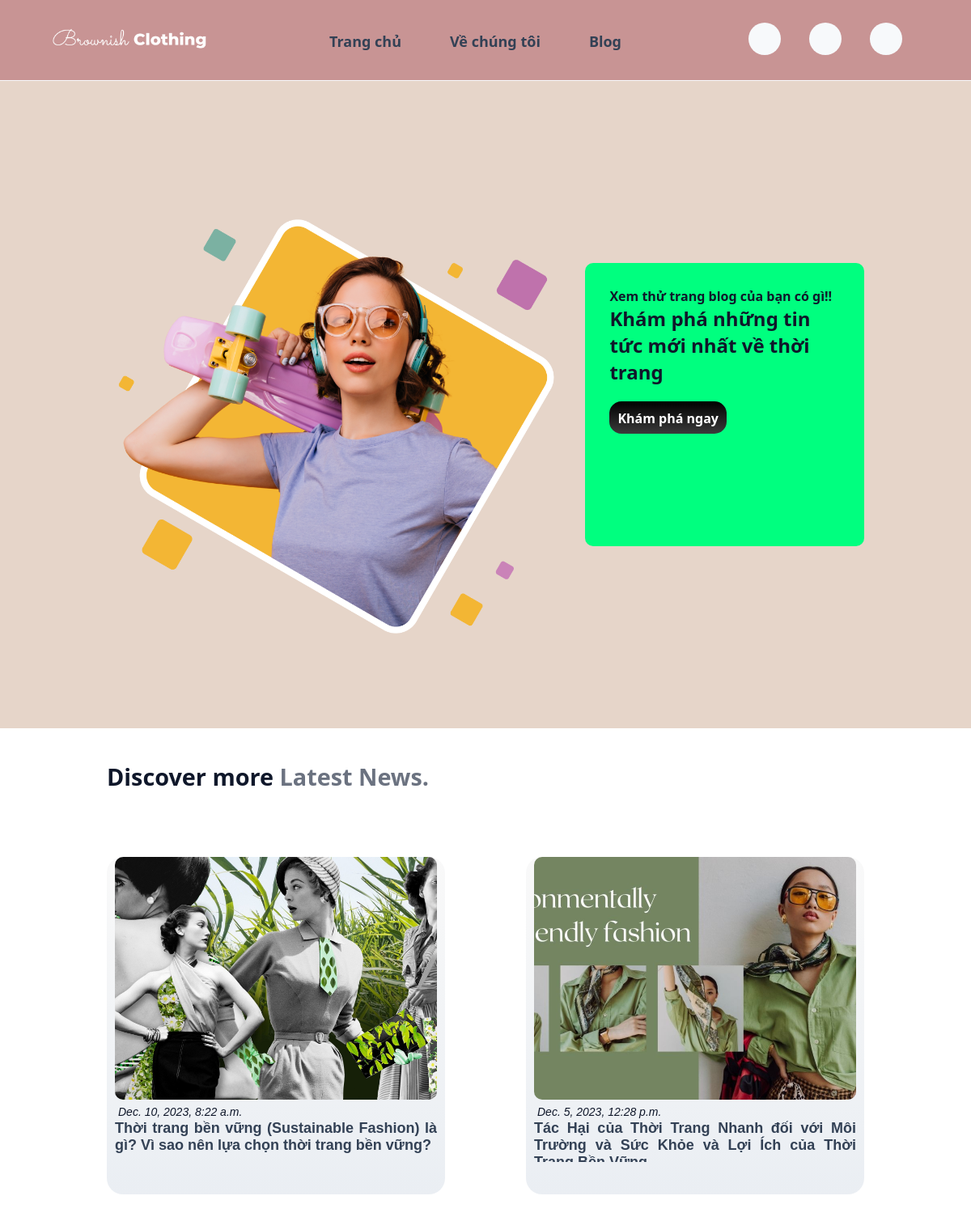
Screenshot of /blog/ with the database file from the repository.
### interface/models.py (models this page shows)
class Blog(models.Model):
    timestamp = models.DateTimeField(auto_now_add=True)
    title = models.CharField(max_length=200)
    title1 = models.CharField(max_length=200, null=True, blank=True)
    title2 = models.CharField(max_length=200, null=True, blank=True)
    title3 = models.CharField(max_length=200, null=True, blank=True)
    creator = models.CharField(max_length=50)
    content = models.TextField()
    content1 = models.TextField(null=True, blank=True)
    content2 = models.TextField(null=True, blank=True)
    content3 = models.TextField(null=True, blank=True)
    image = models.ImageField(null=True, upload_to="images/")
    image_1 = models.ImageField(null=True, upload_to="images/", blank=True)
    image_2 = models.ImageField(null=True, upload_to="images/", blank=True)
    image_3 = models.ImageField(null=True, upload_to="images/", blank=True)
    modified_timestamp = models.DateTimeField(auto_now_add=True, null=True, blank=True)
    description = models.CharField(max_length=500,null=True, blank=True)
    meta_description =  models.CharField(max_length=200, null=True, blank=True)

### interface/views.py (the view)
# urls.py: 2. Add a URL to urlpatterns:  path('blog/', include('blog.urls'))
def blog(request):
    blogs = Blog.objects.all().order_by('-timestamp')
    return render(request, "interface/blog.html", {
      "blogs": blogs,
    })

### interface/templates/interface/blog.html (shortened to what this page needs)
{% extends "interface/layout.html" %}
{% load static %}
{% block body %}
    <section class="home">
        <div class="home-img"><img src="{% static 'interface/images/home_image.png' %}" alt="Home Image"></div>
        <div class="home-text">
            <h4>Xem thử trang blog của bạn có gì!!</h4>
            <h1>Khám phá những tin tức mới nhất về thời trang</h1>
            <a href="#news_view" class="btn">Khám phá ngay</a>
        </div>
    </section>
    <section>
        <div id="news_view" class="middle-text">
            <h2 >Discover more <span>Latest News.</span></h2>
        </div>
    </section>
    <section class="blog-container">
        {% for blog in blogs %}
          <div class="block">
            <div>
                <img src="{{blog.image.url}}">
                <p class="timestamp">{{blog.timestamp}}</p>
                <a href="{% url 'blog_view' blog.pk %}"><p class="title">{{blog.title}}</p></a>
            </div>
          </div>
        {% endfor %}
    </section>
{% endblock %}

### interface/static/interface/styles.css (style rules this page uses)
* { padding: 0; margin: 0; box-sizing: border-box; font-family:'Segoe UI', Tahoma, Geneva, Verdana, sans-serif; text-decoration: none; list-style: none; }
:root { --bg-color: #ffffff; --text-color: #0f172a; --main-color: #6b7280; --other-color: #334155; --big-font: 2.6rem; --h2-font: 1.8rem; --p-font: 0.8rem; }
body { color: var(--text-color); background: var(--bg-color); margin: 0; padding: 0; }
.block a { font-size: var(--p-font); color: var(--other-color); }
section:not(.home-index) { padding: 40px 11%; }
.home { height: 100vh; width: 100%; background-color: #e6d5c9; position: relative; gap: 1.5rem; display: flex; align-items: center; }
.home-text { background-color: springgreen; border-radius: 10px; width: 60%; padding: 30px; height: 350px; }
.home-text a { margin-top: 20px; display: inline-block; height: 40px; padding: 10px; color: white; background: linear-gradient(black, rgb(59, 59, 59)); border-radius: 15px; font-weight: bold; transition: 0.45s all ease; }
.home-img img { padding-top: 30px; width: 100%; height: 70%; object-fit: cover; }
.middle-text h2 { font-size: var(--h2-font); color: var(--text-color); }
.middle-text span { color: var(--main-color); }
.blog-container { display: grid; grid-template-columns: repeat(2, 1fr); column-gap: 100px; row-gap: 100px; }
.block img { width: 100%; height: 300px; object-fit: cover; border-radius: 10px; }
.timestamp { font-size: 14px; font-family: Arial, Helvetica, sans-serif; padding: 2px 4px; font-style: italic; }
.title { font-size: 18px; font-family:'Gill Sans', 'Gill Sans MT', Calibri, 'Trebuchet MS', sans-serif; font-weight: 600; text-align: justify; height: 52px; overflow: ellipsis; }
.block { padding: 0 10px 40px; display: flex; justify-content: center; align-items: center; background: linear-gradient( #f9f9f9, #eaeef3); border-radius: 20px; }
.block div { width: 100%; overflow-x: hidden; overflow-y: hidden; }
body { padding-top: 100px; }

### rows the page displays
Blog: image (picture), timestamp "Dec. 10, 2023, 8:22 a.m.", title "Thời trang bền vững (Sustainable Fashion) là gì? Vì sao nên lựa chọn thời trang bền vững?"
Blog: image (picture), timestamp "Dec. 5, 2023, 12:28 p.m.", title "Tác Hại của Thời Trang Nhanh đối với Môi Trường và Sức Khỏe và Lợi Ích của Thời…"
